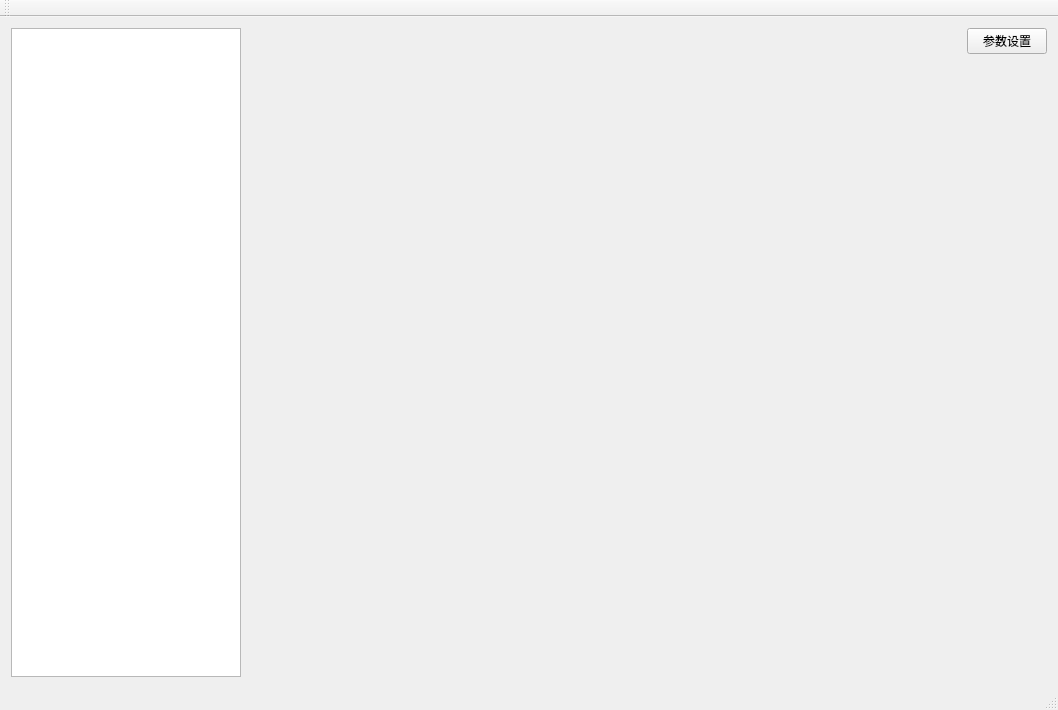
<?xml version="1.0" encoding="UTF-8"?>
<ui version="4.0">
 <class>ChartDemoClass</class>
 <widget class="QMainWindow" name="ChartDemoClass">
  <property name="geometry">
   <rect>
    <x>0</x>
    <y>0</y>
    <width>1001</width>
    <height>710</height>
   </rect>
  </property>
  <property name="windowTitle">
   <string>ChartDemo</string>
  </property>
  <widget class="QWidget" name="centralWidget">
   <layout class="QGridLayout" name="gridLayout">
    <item row="0" column="0">
     <layout class="QHBoxLayout" name="horizontalLayout_2">
      <item>
       <widget class="QTableWidget" name="tableWidget">
        <property name="minimumSize">
         <size>
          <width>230</width>
          <height>0</height>
         </size>
        </property>
        <property name="maximumSize">
         <size>
          <width>300</width>
          <height>16777215</height>
         </size>
        </property>
       </widget>
      </item>
      <item>
       <layout class="QVBoxLayout" name="verticalLayout">
        <item>
         <layout class="QHBoxLayout" name="horizontalLayout">
          <item>
           <spacer name="horizontalSpacer">
            <property name="orientation">
             <enum>Qt::Horizontal</enum>
            </property>
            <property name="sizeHint" stdset="0">
             <size>
              <width>40</width>
              <height>20</height>
             </size>
            </property>
           </spacer>
          </item>
          <item>
           <widget class="QPushButton" name="Interval_PB">
            <property name="text">
             <string>参数设置</string>
            </property>
           </widget>
          </item>
         </layout>
        </item>
        <item>
         <widget class="QWidget" name="Chartwidget" native="true">
          <property name="minimumSize">
           <size>
            <width>800</width>
            <height>600</height>
           </size>
          </property>
          <property name="sizeIncrement">
           <size>
            <width>8</width>
            <height>0</height>
           </size>
          </property>
         </widget>
        </item>
       </layout>
      </item>
     </layout>
    </item>
   </layout>
  </widget>
  <widget class="QMenuBar" name="menuBar">
   <property name="geometry">
    <rect>
     <x>0</x>
     <y>0</y>
     <width>1001</width>
     <height>23</height>
    </rect>
   </property>
  </widget>
  <widget class="QToolBar" name="mainToolBar">
   <attribute name="toolBarArea">
    <enum>TopToolBarArea</enum>
   </attribute>
   <attribute name="toolBarBreak">
    <bool>false</bool>
   </attribute>
  </widget>
  <widget class="QStatusBar" name="statusBar"/>
 </widget>
 <layoutdefault spacing="6" margin="11"/>
 <resources>
  <include location="ChartDemo.qrc"/>
 </resources>
 <connections/>
</ui>
